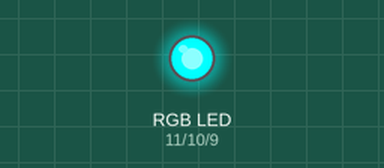
Simulated run of this sketch. Board: Arduino Uno, built with avr-gcc and run on an emulated ATmega328P. On the bench: an RGB LED mixed from three pins (HIGH = lit).

Above: at 0.5 s.
At 1.5 s:
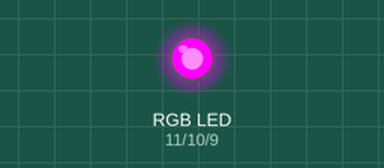
At 5.5 s:
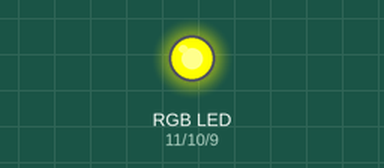
Timing chart, 0 to 6.9 s (numbered marks = the images above):
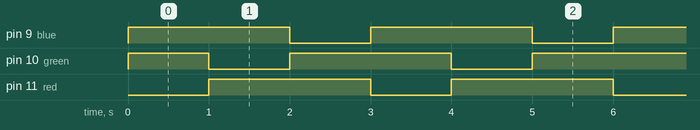

The sketch:

LedRGBAlternar.ino
```cpp
#define red 11
#define green 10
#define blue 9

void setup() {
  pinMode(red,OUTPUT);
  pinMode(green,OUTPUT);
  pinMode(blue,OUTPUT);
  //Iniciar com todos os leds apagados
  digitalWrite(red,HIGH);
  digitalWrite(green,HIGH);
  digitalWrite(blue,HIGH);
}

void loop() {
  /*
  acender led Azul - O comando é LOW por que o tipo do led
  RGB é anodo comum, caso fosse catodo comum o comando seria HIGH
   */
  digitalWrite(red,LOW);
  delay(1000);
  digitalWrite(red,HIGH);
  digitalWrite(green,LOW);
  delay(1000);
  digitalWrite(green,HIGH);
  digitalWrite(blue,LOW);
  delay(1000);
  digitalWrite(blue,HIGH);
}
```

Measured:
- by itself, pin 9 (blue), pin 10 (green), pin 11 (red): alternates HIGH for 2.0 s and LOW for 1.0 s
- by itself, everything shown: repeats every 3.0 s, in 4 steps
